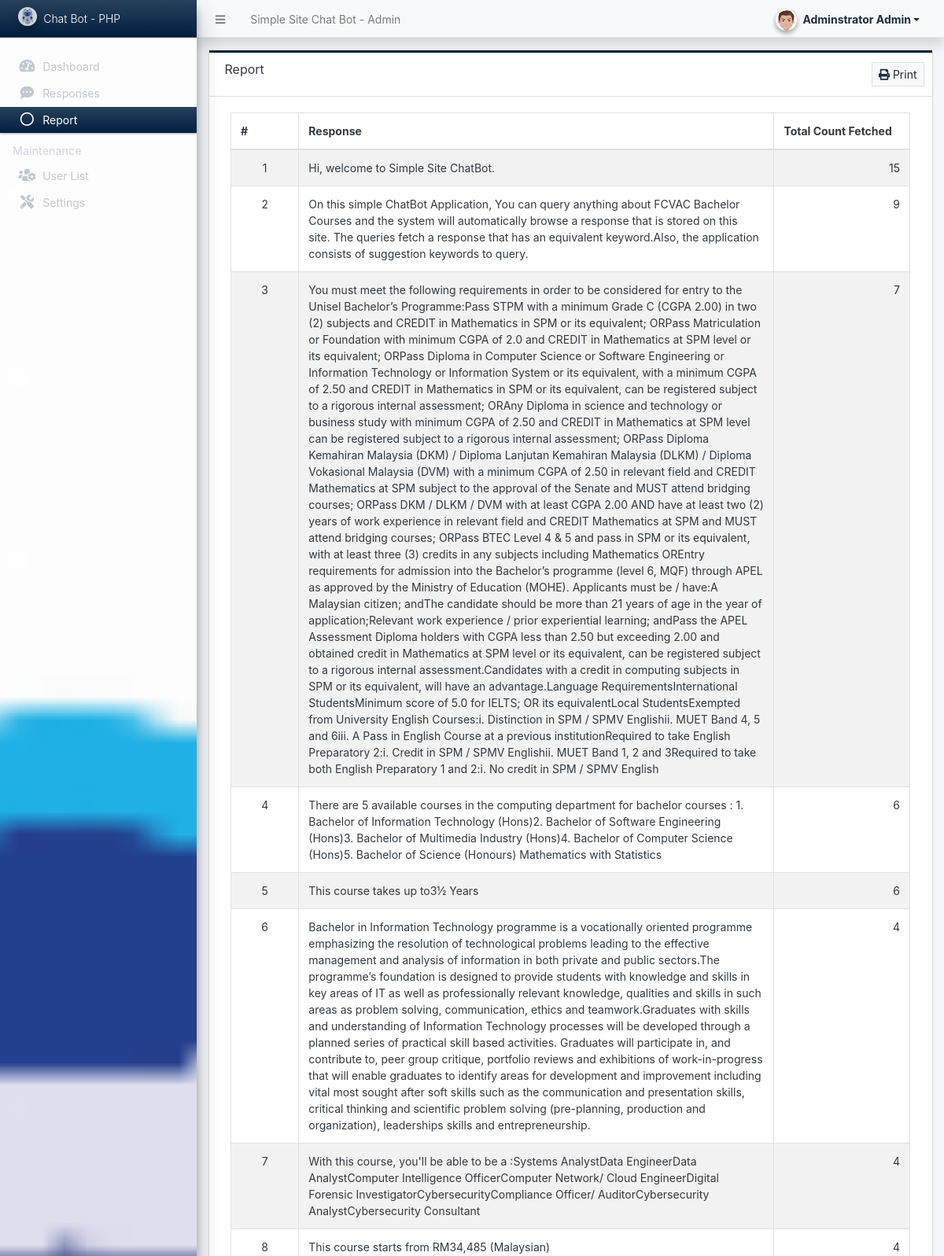
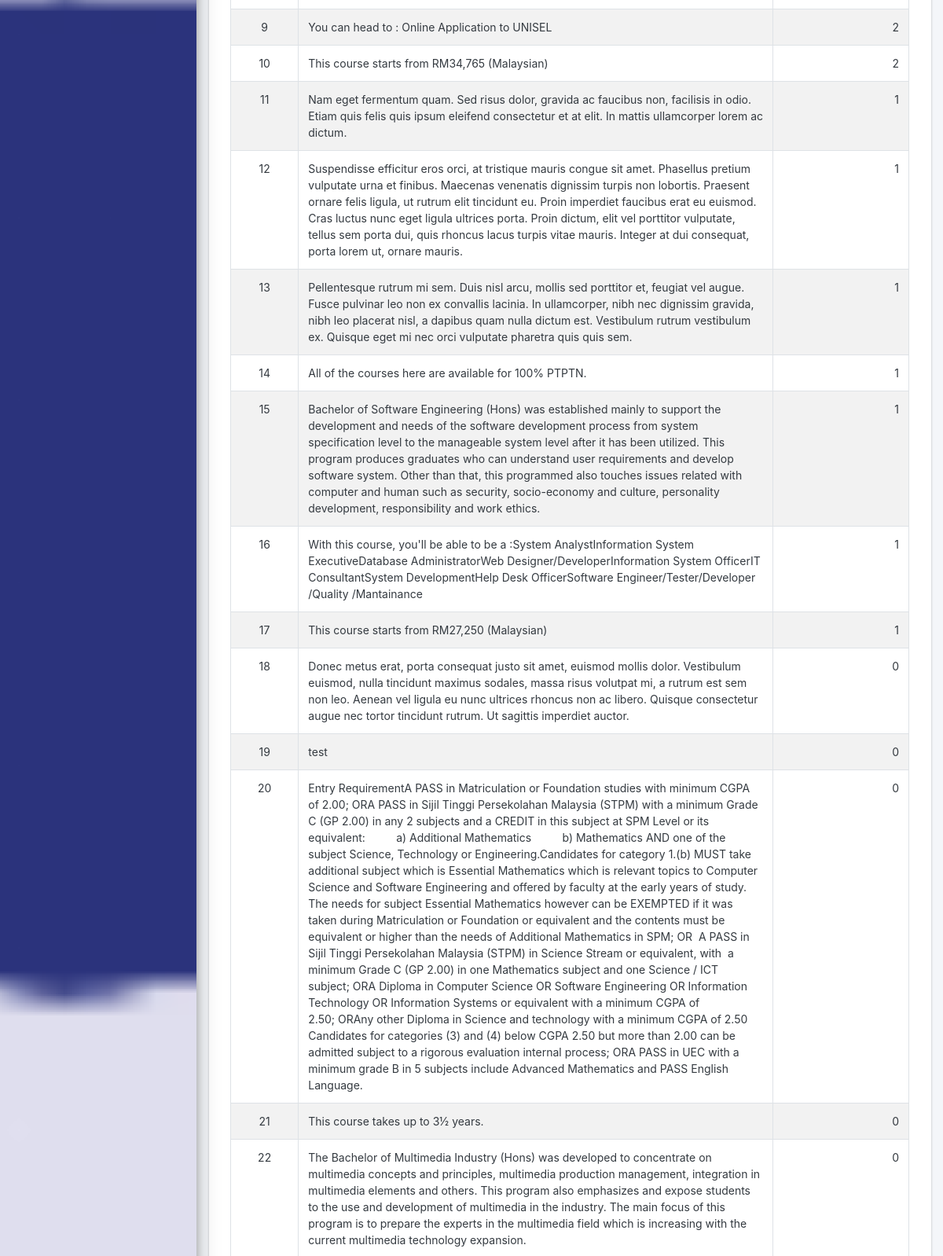
Screenshot of /admin/?page=reports (signed in, upper part) with the database file from the repository (2 pictures, top to bottom).
### tables this page shows
CREATE TABLE `response_list` (
  `id` int(30) NOT NULL,
  `response` text NOT NULL,
  `status` tinyint(1) NOT NULL DEFAULT 1,
  `date_created` datetime NOT NULL DEFAULT current_timestamp(),
  `date_updated` datetime NOT NULL DEFAULT current_timestamp() ON UPDATE current_timestamp()
);

### config.php (called while the page is built, shortened)
<?php
function format_num($number = '' , $decimal = ''){
    if(is_numeric($number)){
        $ex = explode(".",$number);
        $decLen = isset($ex[1]) ? strlen($ex[1]) : 0;
        if(is_numeric($decimal)){
            return number_format($number,$decimal);
        }else{
            return number_format($number,$decLen);
        }
    }else{
        return "Invalid Input";
    }
}
?>

### admin/reports/index.php (the view, shortened to what this page needs)
<div class="card card-outline rounded-0 card-navy">
	<div class="card-header">
		<h3 class="card-title">Report</h3>
        <div class="card-tools">
            <button class="btn btn-light btn-sm bg-gradient-light rounded-0 border" type="button" id="print"><i class="fa fa-print"></i> Print</button>
        </div>
	</div>
	<div class="card-body">
        <div class="container-fluid" id="printout">
			<table class="table table-hover table-striped table-bordered">
				<colgroup>
					<col width="10%">
					<col width="70%">
					<col width="20%">
				</colgroup>
				<thead>
					<tr>
						<th>#</th>
						<th>Response</th>
						<th>Total Count Fetched</th>
					</tr>
				</thead>
				<tbody>
					<?php
					$i = 1;
                    $qry = $conn->query("SELECT *, COALESCE((SELECT count(response_id) FROM `keyword_fetched` where response_id = response_list.id), 0) as `fetched` FROM `response_list` order by COALESCE((SELECT count(response_id) FROM `keyword_fetched` where response_id = response_list.id), 0) desc");
                    while($row = $qry->fetch_assoc()):
					?>
						<tr>
							<td class="text-center"><?php echo $i++; ?></td>
							<td><p class="m-0"><?= strip_tags($row['response']) ?></p></td>
							<td class='text-right'><?= format_num($row['fetched']) ?></td>
						</tr>
					<?php endwhile; ?>
				</tbody>
			</table>
		</div>
	</div>
</div>

### rows the page displays
response_list: response "Hi, welcome to Simple Site ChatBot.", fetched "15"
response_list: response "On this simple ChatBot Application, You can query anything about FCVAC Bachelor Courses and the system will automatically browse a response that is stored on this site. The queries fetch a response that has an equivalent keyword.Also, the application consists of suggestion keywords to query.", fetched "9"
response_list: response "You must meet the following requirements in order to be considered for entry to the Unisel Bachelor’s Programme:Pass STPM with a minimum Grade C (CGPA 2.00) in two (2) subjects and CREDIT in Mathematics in SPM or its equivalent; ORPass Matriculation or Foundation with minimum CGPA of 2.0 and CREDIT in Mathematics at SPM level or its equivalent; ORPass Diploma in Computer Science or Software Engineering or Information Technology or Information System or its equivalent, with a minimum CGPA of 2.50 and CREDIT in Mathematics in SPM or its equivalent, can be registered subject to a rigorous internal assessment; ORAny Diploma in science and technology or business study with minimum CGPA of 2.50…", fetched "7"
response_list: response "There are 5 available courses in the computing department for bachelor courses : 1. Bachelor of Information Technology (Hons)2. Bachelor of Software Engineering (Hons)3. Bachelor of Multimedia Industry (Hons)4. Bachelor of Computer Science (Hons)5. Bachelor of Science (Honours) Mathematics with Statistics", fetched "6"
response_list: response "This course takes up to3½ Years", fetched "6"
response_list: response "Bachelor in Information Technology programme is a vocationally oriented programme emphasizing the resolution of technological problems leading to the effective management and analysis of information in both private and public sectors.The programme’s foundation is designed to provide students with knowledge and skills in key areas of IT as well as professionally relevant knowledge, qualities and skills in such areas as problem solving, communication, ethics and teamwork.Graduates with skills and understanding of Information Technology processes will be developed through a planned series of practical skill based activities. Graduates will participate in, and contribute to, peer group…", fetched "4"
response_list: response "With this course, you'll be able to be a :Systems AnalystData EngineerData AnalystComputer Intelligence OfficerComputer Network/ Cloud EngineerDigital Forensic InvestigatorCybersecurityCompliance Officer/ AuditorCybersecurity AnalystCybersecurity Consultant", fetched "4"
response_list: response "This course starts from RM34,485 (Malaysian)", fetched "4"
response_list: response "You can head to : Online Application to UNISEL", fetched "2"
response_list: response "This course starts from RM34,765 (Malaysian)", fetched "2"
response_list: response "Nam eget fermentum quam. Sed risus dolor, gravida ac faucibus non, facilisis in odio. Etiam quis felis quis ipsum eleifend consectetur et at elit. In mattis ullamcorper lorem ac dictum.", fetched "1"
response_list: response "Suspendisse efficitur eros orci, at tristique mauris congue sit amet. Phasellus pretium vulputate urna et finibus. Maecenas venenatis dignissim turpis non lobortis. Praesent ornare felis ligula, ut rutrum elit tincidunt eu. Proin imperdiet faucibus erat eu euismod. Cras luctus nunc eget ligula ultrices porta. Proin dictum, elit vel porttitor vulputate, tellus sem porta dui, quis rhoncus lacus turpis vitae mauris. Integer at dui consequat, porta lorem ut, ornare mauris.", fetched "1"
response_list: response "Pellentesque rutrum mi sem. Duis nisl arcu, mollis sed porttitor et, feugiat vel augue. Fusce pulvinar leo non ex convallis lacinia. In ullamcorper, nibh nec dignissim gravida, nibh leo placerat nisl, a dapibus quam nulla dictum est. Vestibulum rutrum vestibulum ex. Quisque eget mi nec orci vulputate pharetra quis quis sem.", fetched "1"
response_list: response "All of the courses here are available for 100% PTPTN.", fetched "1"
response_list: response "Bachelor of Software Engineering (Hons) was established mainly to support the development and needs of the software development process from system specification level to the manageable system level after it has been utilized. This program produces graduates who can understand user requirements and develop software system. Other than that, this programmed also touches issues related with computer and human such as security, socio-economy and culture, personality development, responsibility and work ethics.", fetched "1"
response_list: response "With this course, you'll be able to be a :System AnalystInformation System ExecutiveDatabase AdministratorWeb Designer/DeveloperInformation System OfficerIT ConsultantSystem DevelopmentHelp Desk OfficerSoftware Engineer/Tester/Developer /Quality /Mantainance", fetched "1"
response_list: response "This course starts from RM27,250 (Malaysian)", fetched "1"
response_list: response "Donec metus erat, porta consequat justo sit amet, euismod mollis dolor. Vestibulum euismod, nulla tincidunt maximus sodales, massa risus volutpat mi, a rutrum est sem non leo. Aenean vel ligula eu nunc ultrices rhoncus non ac libero. Quisque consectetur augue nec tortor tincidunt rutrum. Ut sagittis imperdiet auctor.", fetched "0"
response_list: response "test", fetched "0"
response_list: response "Entry RequirementA PASS in Matriculation or Foundation studies with minimum CGPA of 2.00; ORA PASS in Sijil Tinggi Persekolahan Malaysia (STPM) with a minimum Grade C (GP 2.00) in any 2 subjects and a CREDIT in this subject at SPM Level or its equivalent: a) Additional Mathematics b) Mathematics AND one of the subject Science, Technology or Engineering.Candidates for category 1.(b) MUST take additional subject which is Essential Mathematics which is relevant topics to Computer Science and Software Engineering and offered by faculty at the early years of study. The needs for subject Essential Mathematics however can be EXEMPTED if it was taken during Matriculation or Foundation or equivalent…", fetched "0"
response_list: response "This course takes up to 3½ years.", fetched "0"
response_list: response "The Bachelor of Multimedia Industry (Hons) was developed to concentrate on multimedia concepts and principles, multimedia production management, integration in multimedia elements and others. This program also emphasizes and expose students to the use and development of multimedia in the industry. The main focus of this program is to prepare the experts in the multimedia field which is increasing with the current multimedia technology expansion.", fetched "0"

### other values shown
$_settings->info('name') "Simple Site Chat Bot"
$_settings->userdata('firstname').' '.$_settings->userdata('lastname') "Adminstrator Admin"
$_settings->info('short_name') "Chat Bot - PHP"
